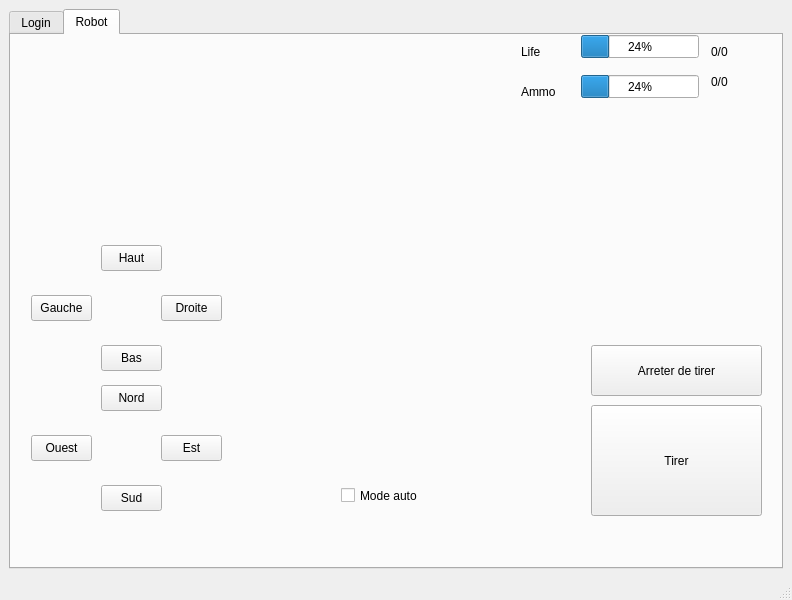
<?xml version="1.0" encoding="UTF-8"?>
<ui version="4.0">
 <class>MainWindow</class>
 <widget class="QMainWindow" name="MainWindow">
  <property name="geometry">
   <rect>
    <x>0</x>
    <y>0</y>
    <width>792</width>
    <height>600</height>
   </rect>
  </property>
  <property name="maximumSize">
   <size>
    <width>800</width>
    <height>600</height>
   </size>
  </property>
  <property name="windowTitle">
   <string>MainWindow</string>
  </property>
  <widget class="QWidget" name="centralwidget">
   <layout class="QHBoxLayout" name="horizontalLayout">
    <item>
     <widget class="QTabWidget" name="tabWidget">
      <property name="currentIndex">
       <number>1</number>
      </property>
      <widget class="QWidget" name="loginTab">
       <attribute name="title">
        <string>Login</string>
       </attribute>
       <layout class="QHBoxLayout" name="horizontalLayout_2">
        <item>
         <spacer name="horizontalSpacer">
          <property name="orientation">
           <enum>Qt::Horizontal</enum>
          </property>
          <property name="sizeHint" stdset="0">
           <size>
            <width>40</width>
            <height>20</height>
           </size>
          </property>
         </spacer>
        </item>
        <item>
         <layout class="QVBoxLayout" name="verticalLayout">
          <item>
           <spacer name="verticalSpacer">
            <property name="orientation">
             <enum>Qt::Vertical</enum>
            </property>
            <property name="sizeHint" stdset="0">
             <size>
              <width>20</width>
              <height>40</height>
             </size>
            </property>
           </spacer>
          </item>
          <item>
           <widget class="QLabel" name="labelNickname">
            <property name="text">
             <string>Id</string>
            </property>
           </widget>
          </item>
          <item>
           <widget class="QLineEdit" name="nicknameEdit">
            <property name="text">
             <string/>
            </property>
            <property name="placeholderText">
             <string>Enter your nickname here</string>
            </property>
           </widget>
          </item>
          <item>
           <widget class="QLabel" name="arenaLabel">
            <property name="text">
             <string>Arena</string>
            </property>
           </widget>
          </item>
          <item>
           <widget class="QLineEdit" name="arenaEdit">
            <property name="placeholderText">
             <string>Enter the arena</string>
            </property>
           </widget>
          </item>
          <item>
           <widget class="QLabel" name="passwordLabel">
            <property name="text">
             <string>Password</string>
            </property>
           </widget>
          </item>
          <item>
           <widget class="QLineEdit" name="passwordEdit">
            <property name="echoMode">
             <enum>QLineEdit::Password</enum>
            </property>
            <property name="placeholderText">
             <string>Enter password here</string>
            </property>
           </widget>
          </item>
          <item>
           <widget class="QPushButton" name="connectButton">
            <property name="text">
             <string>Connect</string>
            </property>
           </widget>
          </item>
          <item>
           <spacer name="verticalSpacer_2">
            <property name="orientation">
             <enum>Qt::Vertical</enum>
            </property>
            <property name="sizeHint" stdset="0">
             <size>
              <width>20</width>
              <height>40</height>
             </size>
            </property>
           </spacer>
          </item>
         </layout>
        </item>
        <item>
         <spacer name="horizontalSpacer_2">
          <property name="orientation">
           <enum>Qt::Horizontal</enum>
          </property>
          <property name="sizeHint" stdset="0">
           <size>
            <width>40</width>
            <height>20</height>
           </size>
          </property>
         </spacer>
        </item>
       </layout>
      </widget>
      <widget class="QWidget" name="robotTab">
       <attribute name="title">
        <string>Robot</string>
       </attribute>
       <widget class="QProgressBar" name="lifeBar">
        <property name="geometry">
         <rect>
          <x>570</x>
          <y>0</y>
          <width>118</width>
          <height>23</height>
         </rect>
        </property>
        <property name="value">
         <number>24</number>
        </property>
       </widget>
       <widget class="QProgressBar" name="ammoBar">
        <property name="geometry">
         <rect>
          <x>570</x>
          <y>40</y>
          <width>118</width>
          <height>23</height>
         </rect>
        </property>
        <property name="value">
         <number>24</number>
        </property>
       </widget>
       <widget class="QLabel" name="lifeInfoLabel">
        <property name="geometry">
         <rect>
          <x>510</x>
          <y>10</y>
          <width>47</width>
          <height>14</height>
         </rect>
        </property>
        <property name="text">
         <string>Life</string>
        </property>
       </widget>
       <widget class="QLabel" name="ammoInfoLabel">
        <property name="geometry">
         <rect>
          <x>510</x>
          <y>50</y>
          <width>47</width>
          <height>14</height>
         </rect>
        </property>
        <property name="text">
         <string>Ammo</string>
        </property>
       </widget>
       <widget class="QLabel" name="lifeLabel">
        <property name="geometry">
         <rect>
          <x>700</x>
          <y>10</y>
          <width>47</width>
          <height>14</height>
         </rect>
        </property>
        <property name="text">
         <string>0/0</string>
        </property>
       </widget>
       <widget class="QLabel" name="ammoLabel">
        <property name="geometry">
         <rect>
          <x>700</x>
          <y>40</y>
          <width>47</width>
          <height>14</height>
         </rect>
        </property>
        <property name="text">
         <string>0/0</string>
        </property>
       </widget>
       <widget class="QPushButton" name="SudButton">
        <property name="geometry">
         <rect>
          <x>90</x>
          <y>450</y>
          <width>61</width>
          <height>26</height>
         </rect>
        </property>
        <property name="text">
         <string>Sud</string>
        </property>
       </widget>
       <widget class="QPushButton" name="EstButton">
        <property name="geometry">
         <rect>
          <x>150</x>
          <y>400</y>
          <width>61</width>
          <height>26</height>
         </rect>
        </property>
        <property name="text">
         <string>Est</string>
        </property>
       </widget>
       <widget class="QPushButton" name="OuestButton">
        <property name="geometry">
         <rect>
          <x>20</x>
          <y>400</y>
          <width>61</width>
          <height>26</height>
         </rect>
        </property>
        <property name="text">
         <string>Ouest</string>
        </property>
       </widget>
       <widget class="QPushButton" name="NordButton">
        <property name="geometry">
         <rect>
          <x>90</x>
          <y>350</y>
          <width>61</width>
          <height>26</height>
         </rect>
        </property>
        <property name="text">
         <string>Nord</string>
        </property>
       </widget>
       <widget class="QPushButton" name="TirerButton">
        <property name="geometry">
         <rect>
          <x>580</x>
          <y>370</y>
          <width>171</width>
          <height>111</height>
         </rect>
        </property>
        <property name="text">
         <string>Tirer</string>
        </property>
       </widget>
       <widget class="QPushButton" name="BasButton">
        <property name="geometry">
         <rect>
          <x>90</x>
          <y>310</y>
          <width>61</width>
          <height>26</height>
         </rect>
        </property>
        <property name="text">
         <string>Bas</string>
        </property>
       </widget>
       <widget class="QPushButton" name="DroiteButton">
        <property name="geometry">
         <rect>
          <x>150</x>
          <y>260</y>
          <width>61</width>
          <height>26</height>
         </rect>
        </property>
        <property name="text">
         <string>Droite</string>
        </property>
       </widget>
       <widget class="QPushButton" name="HautButton">
        <property name="geometry">
         <rect>
          <x>90</x>
          <y>210</y>
          <width>61</width>
          <height>26</height>
         </rect>
        </property>
        <property name="text">
         <string>Haut</string>
        </property>
       </widget>
       <widget class="QPushButton" name="GaucheButton">
        <property name="geometry">
         <rect>
          <x>20</x>
          <y>260</y>
          <width>61</width>
          <height>26</height>
         </rect>
        </property>
        <property name="text">
         <string>Gauche</string>
        </property>
       </widget>
       <widget class="QPushButton" name="StopTirerButton">
        <property name="geometry">
         <rect>
          <x>580</x>
          <y>310</y>
          <width>171</width>
          <height>51</height>
         </rect>
        </property>
        <property name="text">
         <string>Arreter de tirer</string>
        </property>
       </widget>
       <widget class="QCheckBox" name="autoBox">
        <property name="geometry">
         <rect>
          <x>330</x>
          <y>450</y>
          <width>85</width>
          <height>21</height>
         </rect>
        </property>
        <property name="text">
         <string>Mode auto</string>
        </property>
       </widget>
      </widget>
     </widget>
    </item>
   </layout>
  </widget>
  <widget class="QMenuBar" name="menubar">
   <property name="geometry">
    <rect>
     <x>0</x>
     <y>0</y>
     <width>792</width>
     <height>21</height>
    </rect>
   </property>
  </widget>
  <widget class="QStatusBar" name="statusbar"/>
 </widget>
 <resources/>
 <connections>
  <connection>
   <sender>arenaEdit</sender>
   <signal>textEdited(QString)</signal>
   <receiver>MainWindow</receiver>
   <slot>onArenaTextChanged(QString)</slot>
   <hints>
    <hint type="sourcelabel">
     <x>394</x>
     <y>305</y>
    </hint>
    <hint type="destinationlabel">
     <x>395</x>
     <y>299</y>
    </hint>
   </hints>
  </connection>
  <connection>
   <sender>connectButton</sender>
   <signal>clicked()</signal>
   <receiver>MainWindow</receiver>
   <slot>onConnectButtonClicked()</slot>
   <hints>
    <hint type="sourcelabel">
     <x>394</x>
     <y>377</y>
    </hint>
    <hint type="destinationlabel">
     <x>395</x>
     <y>299</y>
    </hint>
   </hints>
  </connection>
  <connection>
   <sender>nicknameEdit</sender>
   <signal>textEdited(QString)</signal>
   <receiver>MainWindow</receiver>
   <slot>onNicknameTextChanged(QString)</slot>
   <hints>
    <hint type="sourcelabel">
     <x>394</x>
     <y>260</y>
    </hint>
    <hint type="destinationlabel">
     <x>395</x>
     <y>299</y>
    </hint>
   </hints>
  </connection>
  <connection>
   <sender>passwordEdit</sender>
   <signal>textEdited(QString)</signal>
   <receiver>MainWindow</receiver>
   <slot>onPasswordTextChanged(QString)</slot>
   <hints>
    <hint type="sourcelabel">
     <x>394</x>
     <y>350</y>
    </hint>
    <hint type="destinationlabel">
     <x>395</x>
     <y>299</y>
    </hint>
   </hints>
  </connection>
  <connection>
   <sender>NordButton</sender>
   <signal>clicked()</signal>
   <receiver>MainWindow</receiver>
   <slot>onDirectionChangedN()</slot>
   <hints>
    <hint type="sourcelabel">
     <x>131</x>
     <y>416</y>
    </hint>
    <hint type="destinationlabel">
     <x>395</x>
     <y>299</y>
    </hint>
   </hints>
  </connection>
  <connection>
   <sender>OuestButton</sender>
   <signal>clicked()</signal>
   <receiver>MainWindow</receiver>
   <slot>onDirectionChangedO()</slot>
   <hints>
    <hint type="sourcelabel">
     <x>61</x>
     <y>466</y>
    </hint>
    <hint type="destinationlabel">
     <x>395</x>
     <y>299</y>
    </hint>
   </hints>
  </connection>
  <connection>
   <sender>EstButton</sender>
   <signal>clicked()</signal>
   <receiver>MainWindow</receiver>
   <slot>onDirectionChangedE()</slot>
   <hints>
    <hint type="sourcelabel">
     <x>191</x>
     <y>466</y>
    </hint>
    <hint type="destinationlabel">
     <x>395</x>
     <y>299</y>
    </hint>
   </hints>
  </connection>
  <connection>
   <sender>SudButton</sender>
   <signal>clicked()</signal>
   <receiver>MainWindow</receiver>
   <slot>onDirectionChangedS()</slot>
   <hints>
    <hint type="sourcelabel">
     <x>131</x>
     <y>516</y>
    </hint>
    <hint type="destinationlabel">
     <x>395</x>
     <y>299</y>
    </hint>
   </hints>
  </connection>
  <connection>
   <sender>HautButton</sender>
   <signal>clicked()</signal>
   <receiver>MainWindow</receiver>
   <slot>onDeplacerH()</slot>
   <hints>
    <hint type="sourcelabel">
     <x>131</x>
     <y>276</y>
    </hint>
    <hint type="destinationlabel">
     <x>395</x>
     <y>299</y>
    </hint>
   </hints>
  </connection>
  <connection>
   <sender>GaucheButton</sender>
   <signal>clicked()</signal>
   <receiver>MainWindow</receiver>
   <slot>onDeplacerG()</slot>
   <hints>
    <hint type="sourcelabel">
     <x>61</x>
     <y>326</y>
    </hint>
    <hint type="destinationlabel">
     <x>395</x>
     <y>299</y>
    </hint>
   </hints>
  </connection>
  <connection>
   <sender>DroiteButton</sender>
   <signal>clicked()</signal>
   <receiver>MainWindow</receiver>
   <slot>onDeplacerD()</slot>
   <hints>
    <hint type="sourcelabel">
     <x>191</x>
     <y>326</y>
    </hint>
    <hint type="destinationlabel">
     <x>395</x>
     <y>299</y>
    </hint>
   </hints>
  </connection>
  <connection>
   <sender>BasButton</sender>
   <signal>clicked()</signal>
   <receiver>MainWindow</receiver>
   <slot>onDeplacerB()</slot>
   <hints>
    <hint type="sourcelabel">
     <x>131</x>
     <y>376</y>
    </hint>
    <hint type="destinationlabel">
     <x>395</x>
     <y>299</y>
    </hint>
   </hints>
  </connection>
  <connection>
   <sender>TirerButton</sender>
   <signal>clicked()</signal>
   <receiver>MainWindow</receiver>
   <slot>onTirer()</slot>
   <hints>
    <hint type="sourcelabel">
     <x>676</x>
     <y>479</y>
    </hint>
    <hint type="destinationlabel">
     <x>395</x>
     <y>299</y>
    </hint>
   </hints>
  </connection>
  <connection>
   <sender>StopTirerButton</sender>
   <signal>clicked()</signal>
   <receiver>MainWindow</receiver>
   <slot>onStopTirer()</slot>
   <hints>
    <hint type="sourcelabel">
     <x>676</x>
     <y>399</y>
    </hint>
    <hint type="destinationlabel">
     <x>395</x>
     <y>299</y>
    </hint>
   </hints>
  </connection>
  <connection>
   <sender>autoBox</sender>
   <signal>toggled(bool)</signal>
   <receiver>MainWindow</receiver>
   <slot>onAuto(bool)</slot>
   <hints>
    <hint type="sourcelabel">
     <x>383</x>
     <y>514</y>
    </hint>
    <hint type="destinationlabel">
     <x>395</x>
     <y>299</y>
    </hint>
   </hints>
  </connection>
 </connections>
 <slots>
  <slot>onConnectButtonClicked()</slot>
  <slot>onNicknameTextChanged(QString)</slot>
  <slot>onArenaTextChanged(QString)</slot>
  <slot>onPasswordTextChanged(QString)</slot>
  <slot>onDirectionChangedN()</slot>
  <slot>onDirectionChangedO()</slot>
  <slot>onDirectionChangedE()</slot>
  <slot>onDirectionChangedS()</slot>
  <slot>onDeplacerH()</slot>
  <slot>onDeplacerG()</slot>
  <slot>onDeplacerD()</slot>
  <slot>onDeplacerB()</slot>
  <slot>onTirer()</slot>
  <slot>onStopTirer()</slot>
  <slot>onAuto(bool)</slot>
 </slots>
</ui>
